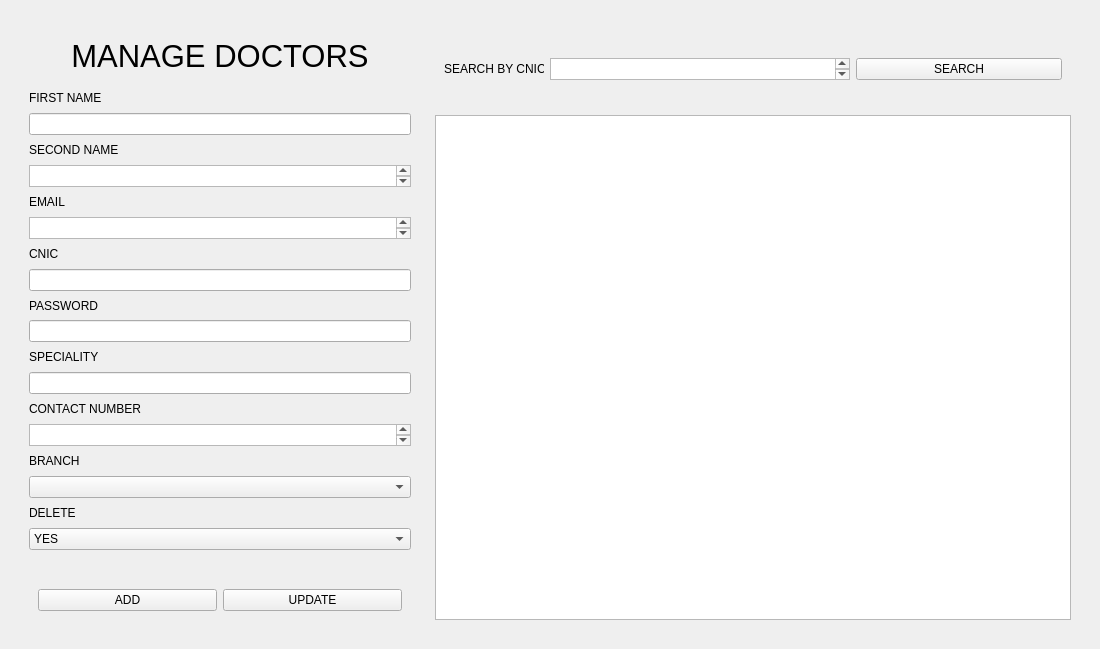
<?xml version="1.0" encoding="UTF-8"?>
<ui version="4.0">
 <class>Frame</class>
 <widget class="QFrame" name="Frame">
  <property name="geometry">
   <rect>
    <x>0</x>
    <y>0</y>
    <width>1100</width>
    <height>649</height>
   </rect>
  </property>
  <property name="windowTitle">
   <string>Frame</string>
  </property>
  <layout class="QGridLayout" name="gridLayout">
   <item row="0" column="0">
    <widget class="QWidget" name="widget" native="true">
     <layout class="QHBoxLayout" name="horizontalLayout">
      <item>
       <widget class="QWidget" name="widget_2" native="true">
        <property name="maximumSize">
         <size>
          <width>400</width>
          <height>16777215</height>
         </size>
        </property>
        <layout class="QHBoxLayout" name="horizontalLayout_3">
         <item>
          <layout class="QVBoxLayout" name="verticalLayout_2">
           <item>
            <widget class="QWidget" name="widget_6" native="true">
             <property name="maximumSize">
              <size>
               <width>16777215</width>
               <height>80</height>
              </size>
             </property>
             <layout class="QHBoxLayout" name="horizontalLayout_9">
              <item>
               <layout class="QHBoxLayout" name="horizontalLayout_8">
                <item>
                 <widget class="QLabel" name="title_doctors">
                  <property name="font">
                   <font>
                    <pointsize>23</pointsize>
                   </font>
                  </property>
                  <property name="text">
                   <string>MANAGE DOCTORS</string>
                  </property>
                  <property name="alignment">
                   <set>Qt::AlignmentFlag::AlignCenter</set>
                  </property>
                 </widget>
                </item>
               </layout>
              </item>
             </layout>
            </widget>
           </item>
           <item>
            <widget class="QLabel" name="doctor_first_name_label">
             <property name="text">
              <string>FIRST NAME</string>
             </property>
            </widget>
           </item>
           <item>
            <widget class="QLineEdit" name="doctor_first_name_input"/>
           </item>
           <item>
            <widget class="QLabel" name="doctor_last_name_label">
             <property name="text">
              <string>SECOND NAME</string>
             </property>
            </widget>
           </item>
           <item>
            <widget class="QTextEdit" name="doctor_last_name_input">
             <property name="maximumSize">
              <size>
               <width>16777215</width>
               <height>22</height>
              </size>
             </property>
            </widget>
           </item>
           <item>
            <widget class="QLabel" name="doctor_email_label">
             <property name="text">
              <string>EMAIL</string>
             </property>
            </widget>
           </item>
           <item>
            <widget class="QTextEdit" name="doctor_email_input">
             <property name="maximumSize">
              <size>
               <width>16777215</width>
               <height>22</height>
              </size>
             </property>
            </widget>
           </item>
           <item>
            <widget class="QLabel" name="doctor_cnic_label">
             <property name="text">
              <string>CNIC</string>
             </property>
            </widget>
           </item>
           <item>
            <widget class="QLineEdit" name="doctor_cnic_input"/>
           </item>
           <item>
            <widget class="QLabel" name="doctor_password_label">
             <property name="text">
              <string>PASSWORD</string>
             </property>
            </widget>
           </item>
           <item>
            <widget class="QLineEdit" name="doctor_password_input"/>
           </item>
           <item>
            <widget class="QLabel" name="doctor_speciality_label">
             <property name="text">
              <string>SPECIALITY</string>
             </property>
            </widget>
           </item>
           <item>
            <widget class="QLineEdit" name="doctor_speciality_input"/>
           </item>
           <item>
            <widget class="QLabel" name="doctor_contact_label">
             <property name="text">
              <string>CONTACT NUMBER</string>
             </property>
            </widget>
           </item>
           <item>
            <widget class="QTextEdit" name="doctor_contact_input">
             <property name="maximumSize">
              <size>
               <width>16777215</width>
               <height>22</height>
              </size>
             </property>
            </widget>
           </item>
           <item>
            <widget class="QLabel" name="doctor_branch_label">
             <property name="text">
              <string>BRANCH</string>
             </property>
            </widget>
           </item>
           <item>
            <widget class="QComboBox" name="doctor_branch_dropbox"/>
           </item>
           <item>
            <widget class="QLabel" name="doctor_delete_label">
             <property name="text">
              <string>DELETE</string>
             </property>
            </widget>
           </item>
           <item>
            <widget class="QComboBox" name="doctor_delete_dropbox">
             <item>
              <property name="text">
               <string>YES</string>
              </property>
             </item>
             <item>
              <property name="text">
               <string>NO</string>
              </property>
             </item>
            </widget>
           </item>
           <item>
            <widget class="QLabel" name="doctor_message_label">
             <property name="text">
              <string/>
             </property>
            </widget>
           </item>
           <item>
            <widget class="QWidget" name="widget_4" native="true">
             <property name="maximumSize">
              <size>
               <width>16777215</width>
               <height>50</height>
              </size>
             </property>
             <layout class="QHBoxLayout" name="horizontalLayout_6">
              <item>
               <layout class="QHBoxLayout" name="horizontalLayout_5">
                <item>
                 <widget class="QPushButton" name="doctor_add_button">
                  <property name="text">
                   <string>ADD</string>
                  </property>
                 </widget>
                </item>
                <item>
                 <widget class="QPushButton" name="doctor_update_button">
                  <property name="text">
                   <string>UPDATE</string>
                  </property>
                 </widget>
                </item>
               </layout>
              </item>
             </layout>
            </widget>
           </item>
          </layout>
         </item>
        </layout>
       </widget>
      </item>
      <item>
       <widget class="QWidget" name="widget_3" native="true">
        <property name="minimumSize">
         <size>
          <width>0</width>
          <height>0</height>
         </size>
        </property>
        <layout class="QGridLayout" name="gridLayout_2">
         <item row="1" column="0">
          <widget class="QTableView" name="tableView">
           <property name="minimumSize">
            <size>
             <width>0</width>
             <height>0</height>
            </size>
           </property>
           <property name="maximumSize">
            <size>
             <width>1000</width>
             <height>600</height>
            </size>
           </property>
          </widget>
         </item>
         <item row="0" column="0">
          <widget class="QWidget" name="widget_5" native="true">
           <property name="maximumSize">
            <size>
             <width>16777215</width>
             <height>80</height>
            </size>
           </property>
           <layout class="QVBoxLayout" name="verticalLayout_5">
            <item>
             <layout class="QHBoxLayout" name="horizontalLayout_2">
              <item>
               <widget class="QLabel" name="doctor_search_label">
                <property name="minimumSize">
                 <size>
                  <width>100</width>
                  <height>0</height>
                 </size>
                </property>
                <property name="maximumSize">
                 <size>
                  <width>100</width>
                  <height>16777215</height>
                 </size>
                </property>
                <property name="text">
                 <string>SEARCH BY CNIC</string>
                </property>
               </widget>
              </item>
              <item>
               <widget class="QTextEdit" name="doctor_search_input">
                <property name="minimumSize">
                 <size>
                  <width>150</width>
                  <height>0</height>
                 </size>
                </property>
                <property name="maximumSize">
                 <size>
                  <width>300</width>
                  <height>22</height>
                 </size>
                </property>
               </widget>
              </item>
              <item>
               <widget class="QPushButton" name="doctor_search_button">
                <property name="text">
                 <string>SEARCH</string>
                </property>
               </widget>
              </item>
             </layout>
            </item>
           </layout>
          </widget>
         </item>
        </layout>
       </widget>
      </item>
     </layout>
    </widget>
   </item>
  </layout>
 </widget>
 <resources/>
 <connections/>
</ui>
